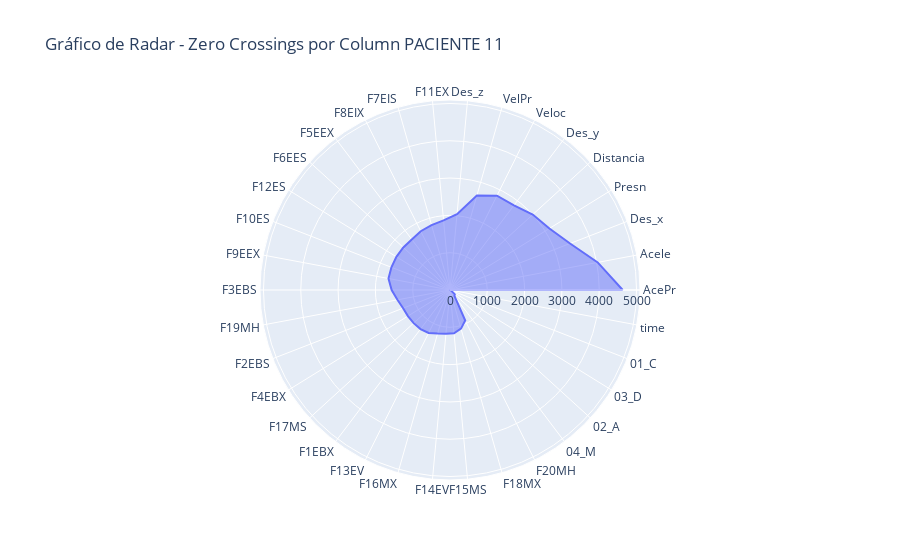

The code cell stored with this chart in its notebook:
### Code cell
import plotly.graph_objects as go

# Asegúrate de cerrar el ciclo tanto en las etiquetas como en los valores para que el gráfico de radar sea completo.
categories = df_cross_zero_counts_P11['Column'].tolist()
values_p11 = df_cross_zero_counts_P11['Zero_Crossings'].tolist()

# Añadir el primer valor al final de la lista para cerrar el gráfico
categories += [categories[0]]
values_p11 += [values_p11[0]]

fig = go.Figure(data=go.Scatterpolar(
    r=values_p11,
    theta=categories,
    fill='toself',
    name='Zero Crossings'
))

fig.update_layout(
    polar=dict(
        radialaxis=dict(
            visible=True,
            range=[0, max(values_p11) * 1.1]  # Ajusta el rango radial un poco por encima del valor máximo
        )
    ),
    showlegend=False,
    title='Gráfico de Radar - Zero Crossings por Column PACIENTE 11'
)

fig.show()

### Figure 1 — Plotly figure (JSON) as saved in the notebook; plotly's stock layout.template omitted (floating-point values rounded to 4 significant figures)
{"data": [{"fill": "toself", "name": "Zero Crossings", "r": [4630, 4028, 3451, 3134, 3001, 2845, 2825, 2634, 2043, 1874, 1810, 1760, 1700, 1694, 1690, 1684, 1678, 1564, 1434, 1348, 1327, 1319, 1311, 1285, 1212, 1176, 1164, 1076, 915, 197, 174, 38, 31, 0, 4630], "theta": ["AcePr", "Acele", "Des_x", "Presn", "Distancia", "Des_y", "Veloc", "VelPr", "Des_z", "F11EX", "F7EIS", "F8EIX", "F5EEX", "F6EES", "F12ES", "F10ES", "F9EEX", "F3EBS", "F19MH", "F2EBS", "F4EBX", "F17MS", "F1EBX", "F13EV", "F16MX", "F14EV", "F15MS", "F18MX", "F20MH", "04_M", "02_A", "03_D", "01_C", "time", "AcePr"], "type": "scatterpolar"}], "layout": {"polar": {"radialaxis": {"range": [0, 5093], "visible": true}}, "showlegend": false, "title": {"text": "Gráfico de Radar - Zero Crossings por Column PACIENTE 11"}}}
